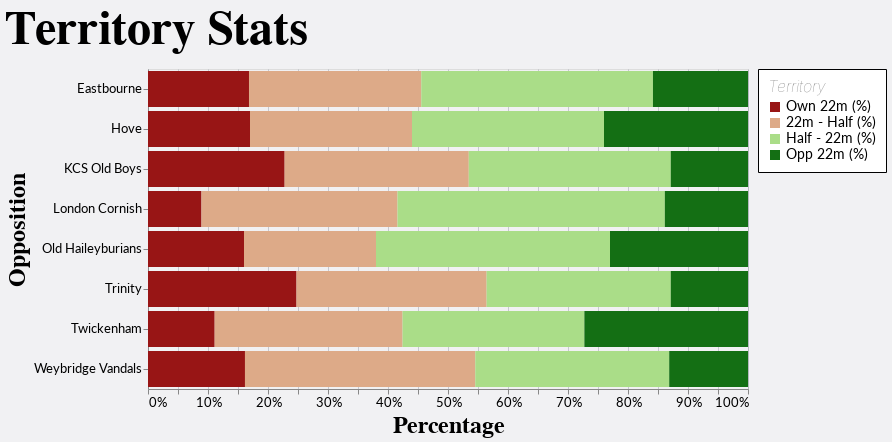

The notebook cell saved with this chart:
### Code cell
# Altair stacked bar chart with own 22m, 22m - Half, Half - 22m, Opp 22m stacked along the y axis, and Opposition on the x axis
chart = (
    alt.Chart(poss_terr)
    .transform_filter("datum.Metric != 'BIP Time'")
    .transform_filter("datum.Metric != 'Poss (%)'")
    .transform_filter("datum.Metric != 'Terr (%)'")
    .mark_bar()
.encode(
        y=alt.Y("Opposition:N", title="Opposition"),
        x=alt.X("sum(Value):Q", title="Percentage", stack="normalize"),
        color=alt.Color(
            "Metric:N", 
            title="Territory", 
            scale=alt.Scale(
                domain=["Own 22m (%)", "22m - Half (%)", "Half - 22m (%)", "Opp 22m (%)"],
                range=["#981515", "#da8", "#ad8", "#146f14"]
            )
        ),
        order=alt.Order("stack_order:O"),
        tooltip=[
            alt.Tooltip("Opposition:N"),
            alt.Tooltip("Metric:N", title="Territory"),
            alt.Tooltip("Value:Q", title="Percentage", format=".0%")
        ]
    )
    .properties(
        title="Territory Stats",
        width=600,
        height=alt.Step(40)
    )
)
chart

# # Add text overlay to bars showing the percentage - the text should be in the exact centre of the bar (i.e. (bottom + top)/2)
# text = (
#     alt.Chart(poss_terr)
#     .transform_filter("datum.Metric != 'BIP Time'")
#     .transform_filter("datum.Metric != 'Poss (%)'")
#     .transform_filter("datum.Metric != 'Terr (%)'")
#     .mark_text(font="Lato, sans-serif", fontSize=20)
#     .encode(
#         y=alt.Y("Opposition:N"),
#         x=alt.X("sum(Value):Q"),
#         text=alt.Text("Value:Q", format=".0%"),
#         color=alt.Color("Metric:N", scale=alt.Scale(domain=["Own 22m (%)", "22m - Half (%)", "Half - 22m (%)", "Opp 22m (%)"], range=["white", "black", "black", "white"])),
#         order=alt.Order("stack_order:O")
#     )
# )
# (chart + text).resolve_scale(color="independent")

### Figure 1 — Vega-Lite specification as saved in the notebook (floating-point values rounded to 4 significant figures)
{"config": {"axis": {"labelFont": "Lato, sans-serif", "titleFont": "PT Sans Narrow, Helvetica Neue, Helvetica, Arial, sans-serif", "labelFontSize": 13, "titleFontSize": 24, "gridColor": "#202947", "gridOpacity": 0.2}, "header": {"labelFont": "PT Sans Narrow, Helvetica Neue, Helvetica, Arial, sans-serif", "titleFont": "PT Sans Narrow, Helvetica Neue, Helvetica, Arial, sans-serif", "labelFontSize": 24, "titleFontSize": 28, "labelFontWeight": "bold", "orient": "left"}, "legend": {"labelFont": "Lato, sans-serif", "titleFont": "PT Sans Narrow, Helvetica Neue, Helvetica, Arial, sans-serif", "labelFontSize": 14, "titleFontSize": 16, "titlePadding": 5, "fillColor": "white", "strokeColor": "black", "padding": 10, "titleFontWeight": "lighter", "titleFontStyle": "italic", "titleColor": "gray", "offset": 10}, "title": {"font": "PT Sans Narrow, Helvetica Neue, Helvetica, Arial, sans-serif", "fontSize": 48, "fontWeight": "bold", "anchor": "start", "align": "center", "titlePadding": 20, "subtitlePadding": 10, "subtitleFontWeight": "lighter", "subtitleFontSize": 12, "subtitleColor": "", "subtitleFontStyle": "italic", "offset": 15, "color": "black"}, "axisX": {"labelAngle": 0}, "facet": {"title": null, "header": null, "align": {"row": "each", "column": "all"}}, "resolve": {"scale": {"y": "independent", "facet": "independent"}}, "background": "#20294710"}, "data": {"name": "data-2e1e03920a01d2400dce6b17e3f88830"}, "mark": {"type": "bar"}, "encoding": {"color": {"field": "Metric", "scale": {"domain": ["Own 22m (%)", "22m - Half (%)", "Half - 22m (%)", "Opp 22m (%)"], "range": ["#981515", "#da8", "#ad8", "#146f14"]}, "title": "Territory", "type": "nominal"}, "order": {"field": "stack_order", "type": "ordinal"}, "tooltip": [{"field": "Opposition", "type": "nominal"}, {"field": "Metric", "title": "Territory", "type": "nominal"}, {"field": "Value", "format": ".0%", "title": "Percentage", "type": "quantitative"}], "x": {"aggregate": "sum", "field": "Value", "stack": "normalize", "title": "Percentage", "type": "quantitative"}, "y": {"field": "Opposition", "title": "Opposition", "type": "nominal"}}, "height": {"step": 40}, "title": "Territory Stats", "transform": [{"filter": "datum.Metric != 'BIP Time'"}, {"filter": "datum.Metric != 'Poss (%)'"}, {"filter": "datum.Metric != 'Terr (%)'"}], "width": 600, "$schema": "https://vega.github.io/schema/vega-lite/v5.17.0.json", "datasets": {"data-2e1e03920a01d2400dce6b17e3f88830": [{"Date": "2024-09-07T00:00:00", "Opposition": "London Cornish", "Home/Away": "H", "PF": "16", "PA": "18", "Metric": "BIP Time", "Value": "36:05"}, {"Date": "2024-10-12T00:00:00", "Opposition": "Hove", "Home/Away": "H", "PF": "21", "PA": "34", "Metric": "BIP Time", "Value": "39:25"}, {"Date": "2024-10-19T00:00:00", "Opposition": "Twickenham", "Home/Away": "A", "PF": "33", "PA": "41", "Metric": "BIP Time", "Value": "34:23"}, {"Date": "2024-10-26T00:00:00", "Opposition": "KCS Old Boys", "Home/Away": "H", "PF": "29", "PA": "33", "Metric": "BIP Time", "Value": "38:31"}, {"Date": "2024-11-09T00:00:00", "Opposition": "Eastbourne", "Home/Away": "A", "PF": "36", "PA": "33", "Metric": "BIP Time", "Value": "34:35"}, {"Date": "2024-11-16T00:00:00", "Opposition": "Trinity", "Home/Away": "H", "PF": "14", "PA": "48", "Metric": "BIP Time", "Value": "35:15"}, {"Date": "2024-12-15T00:00:00", "Opposition": "Old Haileyburians", "Home/Away": "H", "PF": "18", "PA": "5", "Metric": "BIP Time", "Value": "39:30"}, {"Date": "2025-01-04T00:00:00", "Opposition": "Weybridge Vandals", "Home/Away": "A", "PF": "14", "PA": "20", "Metric": "BIP Time", "Value": "39:35"}, {"Date": "2024-09-07T00:00:00", "Opposition": "London Cornish", "Home/Away": "H", "PF": "16", "PA": "18", "Metric": "Poss (%)", "Value": 0.37}, {"Date": "2024-10-12T00:00:00", "Opposition": "Hove", "Home/Away": "H", "PF": "21", "PA": "34", "Metric": "Poss (%)", "Value": 0.52}, {"Date": "2024-10-19T00:00:00", "Opposition": "Twickenham", "Home/Away": "A", "PF": "33", "PA": "41", "Metric": "Poss (%)", "Value": 0.49}, {"Date": "2024-10-26T00:00:00", "Opposition": "KCS Old Boys", "Home/Away": "H", "PF": "29", "PA": "33", "Metric": "Poss (%)", "Value": 0.67}, {"Date": "2024-11-09T00:00:00", "Opposition": "Eastbourne", "Home/Away": "A", "PF": "36", "PA": "33", "Metric": "Poss (%)", "Value": 0.52}, {"Date": "2024-11-16T00:00:00", "Opposition": "Trinity", "Home/Away": "H", "PF": "14", "PA": "48", "Metric": "Poss (%)", "Value": 0.57}, {"Date": "2024-12-15T00:00:00", "Opposition": "Old Haileyburians", "Home/Away": "H", "PF": "18", "PA": "5", "Metric": "Poss (%)", "Value": 0.53}, {"Date": "2025-01-04T00:00:00", "Opposition": "Weybridge Vandals", "Home/Away": "A", "PF": "14", "PA": "20", "Metric": "Poss (%)", "Value": 0.44}, {"Date": "2024-09-07T00:00:00", "Opposition": "London Cornish", "Home/Away": "H", "PF": "16", "PA": "18", "Metric": "Terr (%)", "Value": 0.59}, {"Date": "2024-10-12T00:00:00", "Opposition": "Hove", "Home/Away": "H", "PF": "21", "PA": "34", "Metric": "Terr (%)", "Value": 0.56}, {"Date": "2024-10-19T00:00:00", "Opposition": "Twickenham", "Home/Away": "A", "PF": "33", "PA": "41", "Metric": "Terr (%)", "Value": 0.57}, {"Date": "2024-10-26T00:00:00", "Opposition": "KCS Old Boys", "Home/Away": "H", "PF": "29", "PA": "33", "Metric": "Terr (%)", "Value": 0.46}, {"Date": "2024-11-09T00:00:00", "Opposition": "Eastbourne", "Home/Away": "A", "PF": "36", "PA": "33", "Metric": "Terr (%)", "Value": 0.55}, {"Date": "2024-11-16T00:00:00", "Opposition": "Trinity", "Home/Away": "H", "PF": "14", "PA": "48", "Metric": "Terr (%)", "Value": 0.43}, {"Date": "2024-12-15T00:00:00", "Opposition": "Old Haileyburians", "Home/Away": "H", "PF": "18", "PA": "5", "Metric": "Terr (%)", "Value": 0.61}, {"Date": "2025-01-04T00:00:00", "Opposition": "Weybridge Vandals", "Home/Away": "A", "PF": "14", "PA": "20", "Metric": "Terr (%)", "Value": 0.46}, {"Date": "2024-09-07T00:00:00", "Opposition": "London Cornish", "Home/Away": "H", "PF": "16", "PA": "18", "Metric": "Own 22m (%)", "Value": 0.09}, {"Date": "2024-10-12T00:00:00", "Opposition": "Hove", "Home/Away": "H", "PF": "21", "PA": "34", "Metric": "Own 22m (%)", "Value": 0.17}, {"Date": "2024-10-19T00:00:00", "Opposition": "Twickenham", "Home/Away": "A", "PF": "33", "PA": "41", "Metric": "Own 22m (%)", "Value": 0.11}, {"Date": "2024-10-26T00:00:00", "Opposition": "KCS Old Boys", "Home/Away": "H", "PF": "29", "PA": "33", "Metric": "Own 22m (%)", "Value": 0.23}, {"Date": "2024-11-09T00:00:00", "Opposition": "Eastbourne", "Home/Away": "A", "PF": "36", "PA": "33", "Metric": "Own 22m (%)", "Value": 0.17}, {"Date": "2024-11-16T00:00:00", "Opposition": "Trinity", "Home/Away": "H", "PF": "14", "PA": "48", "Metric": "Own 22m (%)", "Value": 0.25}, {"Date": "2024-12-15T00:00:00", "Opposition": "Old Haileyburians", "Home/Away": "H", "PF": "18", "PA": "5", "Metric": "Own 22m (%)", "Value": 0.16}, {"Date": "2025-01-04T00:00:00", "Opposition": "Weybridge Vandals", "Home/Away": "A", "PF": "14", "PA": "20", "Metric": "Own 22m (%)", "Value": 0.16}, {"Date": "2024-09-07T00:00:00", "Opposition": "London Cornish", "Home/Away": "H", "PF": "16", "PA": "18", "Metric": "22m - Half (%)", "Value": 0.33}, {"Date": "2024-10-12T00:00:00", "Opposition": "Hove", "Home/Away": "H", "PF": "21", "PA": "34", "Metric": "22m - Half (%)", "Value": 0.27}, {"Date": "2024-10-19T00:00:00", "Opposition": "Twickenham", "Home/Away": "A", "PF": "33", "PA": "41", "Metric": "22m - Half (%)", "Value": 0.31}, {"Date": "2024-10-26T00:00:00", "Opposition": "KCS Old Boys", "Home/Away": "H", "PF": "29", "PA": "33", "Metric": "22m - Half (%)", "Value": 0.31}, {"Date": "2024-11-09T00:00:00", "Opposition": "Eastbourne", "Home/Away": "A", "PF": "36", "PA": "33", "Metric": "22m - Half (%)", "Value": 0.29}, {"Date": "2024-11-16T00:00:00", "Opposition": "Trinity", "Home/Away": "H", "PF": "14", "PA": "48", "Metric": "22m - Half (%)", "Value": 0.32}, {"Date": "2024-12-15T00:00:00", "Opposition": "Old Haileyburians", "Home/Away": "H", "PF": "18", "PA": "5", "Metric": "22m - Half (%)", "Value": 0.22}, {"Date": "2025-01-04T00:00:00", "Opposition": "Weybridge Vandals", "Home/Away": "A", "PF": "14", "PA": "20", "Metric": "22m - Half (%)", "Value": 0.38}, {"Date": "2024-09-07T00:00:00", "Opposition": "London Cornish", "Home/Away": "H", "PF": "16", "PA": "18", "Metric": "Half - 22m (%)", "Value": 0.45}, {"Date": "2024-10-12T00:00:00", "Opposition": "Hove", "Home/Away": "H", "PF": "21", "PA": "34", "Metric": "Half - 22m (%)", "Value": 0.32}, {"Date": "2024-10-19T00:00:00", "Opposition": "Twickenham", "Home/Away": "A", "PF": "33", "PA": "41", "Metric": "Half - 22m (%)", "Value": 0.3}, {"Date": "2024-10-26T00:00:00", "Opposition": "KCS Old Boys", "Home/Away": "H", "PF": "29", "PA": "33", "Metric": "Half - 22m (%)", "Value": 0.34}, {"Date": "2024-11-09T00:00:00", "Opposition": "Eastbourne", "Home/Away": "A", "PF": "36", "PA": "33", "Metric": "Half - 22m (%)", "Value": 0.39}, {"Date": "2024-11-16T00:00:00", "Opposition": "Trinity", "Home/Away": "H", "PF": "14", "PA": "48", "Metric": "Half - 22m (%)", "Value": 0.31}, {"Date": "2024-12-15T00:00:00", "Opposition": "Old Haileyburians", "Home/Away": "H", "PF": "18", "PA": "5", "Metric": "Half - 22m (%)", "Value": 0.39}, {"Date": "2025-01-04T00:00:00", "Opposition": "Weybridge Vandals", "Home/Away": "A", "PF": "14", "PA": "20", "Metric": "Half - 22m (%)", "Value": 0.32}, {"Date": "2024-09-07T00:00:00", "Opposition": "London Cornish", "Home/Away": "H", "PF": "16", "PA": "18", "Metric": "Opp 22m (%)", "Value": 0.14}, {"Date": "2024-10-12T00:00:00", "Opposition": "Hove", "Home/Away": "H", "PF": "21", "PA": "34", "Metric": "Opp 22m (%)", "Value": 0.24}, {"Date": "2024-10-19T00:00:00", "Opposition": "Twickenham", "Home/Away": "A", "PF": "33", "PA": "41", "Metric": "Opp 22m (%)", "Value": 0.27}, {"Date": "2024-10-26T00:00:00", "Opposition": "KCS Old Boys", "Home/Away": "H", "PF": "29", "PA": "33", "Metric": "Opp 22m (%)", "Value": 0.13}, {"Date": "2024-11-09T00:00:00", "Opposition": "Eastbourne", "Home/Away": "A", "PF": "36", "PA": "33", "Metric": "Opp 22m (%)", "Value": 0.16}, {"Date": "2024-11-16T00:00:00", "Opposition": "Trinity", "Home/Away": "H", "PF": "14", "PA": "48", "Metric": "Opp 22m (%)", "Value": 0.13}, {"Date": "2024-12-15T00:00:00", "Opposition": "Old Haileyburians", "Home/Away": "H", "PF": "18", "PA": "5", "Metric": "Opp 22m (%)", "Value": 0.23}, {"Date": "2025-01-04T00:00:00", "Opposition": "Weybridge Vandals", "Home/Away": "A", "PF": "14", "PA": "20", "Metric": "Opp 22m (%)", "Value": 0.13}]}}
